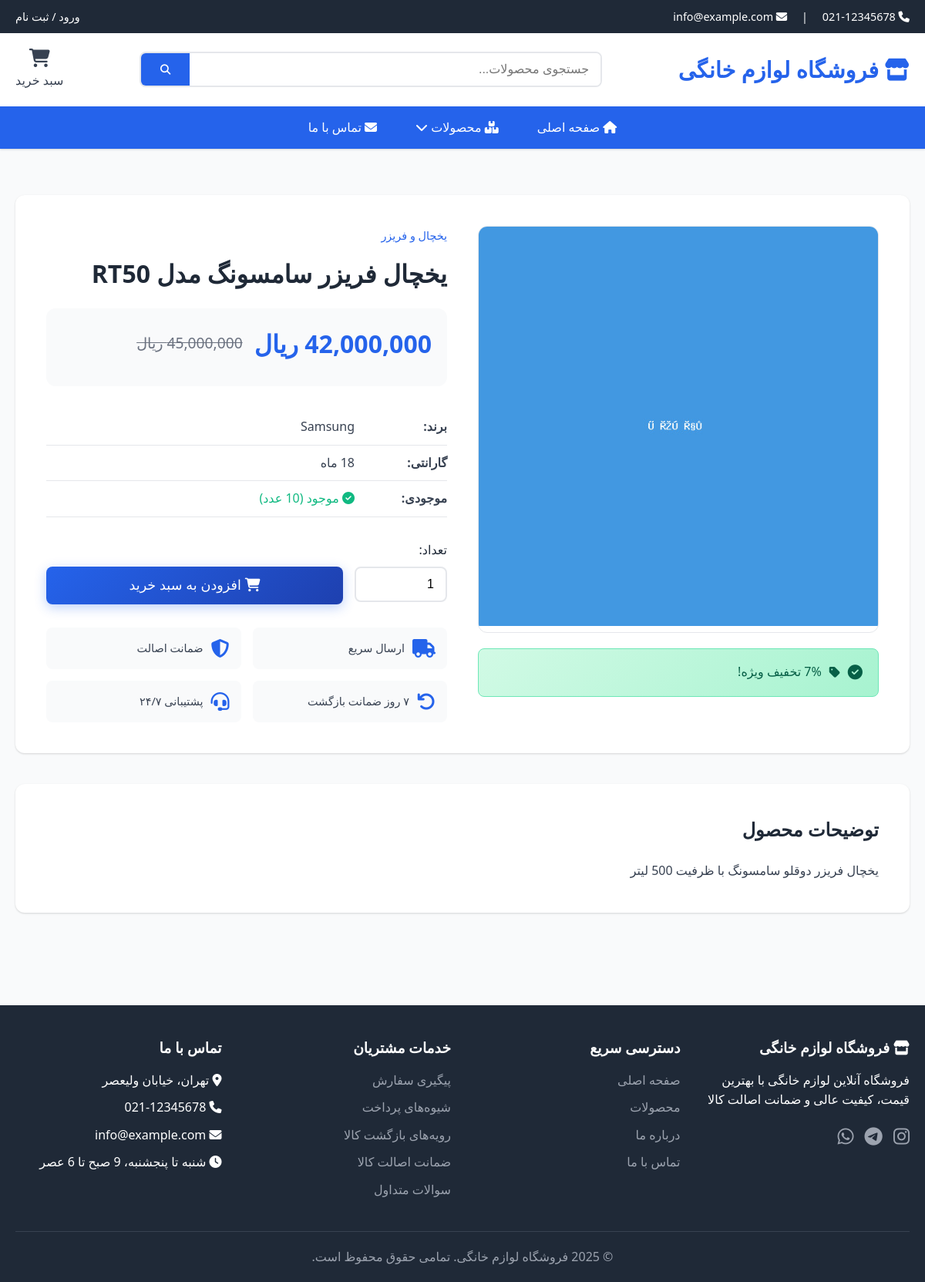
/public/product-detail.php?id=1, run on the app's committed database.
### tables this page shows
CREATE TABLE IF NOT EXISTS products (
    id INT AUTO_INCREMENT PRIMARY KEY,
    category_id INT NOT NULL,
    name VARCHAR(200) NOT NULL,
    description TEXT,
    price DECIMAL(10, 2) NOT NULL,
    discount_price DECIMAL(10, 2) DEFAULT NULL,
    stock INT DEFAULT 0,
    image VARCHAR(255),
    brand VARCHAR(100),
    model VARCHAR(100),
    warranty VARCHAR(100),
    status ENUM('active', 'inactive', 'out_of_stock') DEFAULT 'active',
    featured TINYINT(1) DEFAULT 0,
    created_at TIMESTAMP DEFAULT CURRENT_TIMESTAMP,
    updated_at TIMESTAMP DEFAULT CURRENT_TIMESTAMP ON UPDATE CURRENT_TIMESTAMP,
    FOREIGN KEY (category_id) REFERENCES categories(id) ON DELETE CASCADE,
    INDEX idx_category (category_id),
    INDEX idx_status (status),
    INDEX idx_featured (featured),
    INDEX idx_price (price)
);

CREATE TABLE IF NOT EXISTS categories (
    id INT AUTO_INCREMENT PRIMARY KEY,
    name VARCHAR(100) NOT NULL,
    description TEXT,
    image VARCHAR(255),
    parent_id INT DEFAULT NULL,
    status ENUM('active', 'inactive') DEFAULT 'active',
    created_at TIMESTAMP DEFAULT CURRENT_TIMESTAMP,
    updated_at TIMESTAMP DEFAULT CURRENT_TIMESTAMP ON UPDATE CURRENT_TIMESTAMP,
    FOREIGN KEY (parent_id) REFERENCES categories(id) ON DELETE SET NULL,
    INDEX idx_status (status),
    INDEX idx_parent (parent_id)
);

### includes/db.php (called while the page is built, shortened)
<?php
class Database {
    private static $instance = null;
    private $connection;
    private function __construct() {
        try {
            $this->connection = new mysqli(DB_HOST, DB_USER, DB_PASS, DB_NAME);
            $this->connection->set_charset("utf8mb4");
        } catch (Exception $e) {
            die("Database connection error: " . $e->getMessage());
        }
    }
    public static function getInstance() {
        if (self::$instance === null) {
            self::$instance = new self();
        }
        return self::$instance;
    }
    public function prepare($sql) {
        return $this->connection->prepare($sql);
    }
}
function getDB() {
    return Database::getInstance();
}

### includes/Product.php (called while the page is built, shortened)
<?php
require_once __DIR__ . '/db.php';
require_once __DIR__ . '/functions.php';
class Product {
    private $db;
    public function __construct() {
        $this->db = getDB();
    }
    public function getProductById($id) {
        $stmt = $this->db->prepare("SELECT p.*, c.name as category_name FROM products p LEFT JOIN categories c ON p.category_id = c.id WHERE p.id = ?");
        $stmt->bind_param("i", $id);
        $stmt->execute();
        $result = $stmt->get_result();
        return $result->fetch_assoc();
    }
}

### includes/functions.php (called while the page is built, shortened)
<?php
function isLoggedIn() {
    return isset($_SESSION['user_id']);
}
function formatPrice($price) {
    return number_format($price, 0, '.', ',') . ' ریال';
}
function calculateDiscountPercentage($originalPrice, $discountPrice) {
    return round((($originalPrice - $discountPrice) / $originalPrice) * 100);
}

### public/product-detail.php (the view, shortened to what this page needs)
<?php
require_once __DIR__ . '/../includes/db.php';
require_once __DIR__ . '/../includes/functions.php';
require_once __DIR__ . '/../includes/Product.php';
$productId = isset($_GET['id']) ? intval($_GET['id']) : 0;
$productObj = new Product();
$product = $productObj->getProductById($productId);
require_once 'header.php';
$finalPrice = $product['discount_price'] ?? $product['price'];
$hasDiscount = !empty($product['discount_price']);
?>
<section class="section">
    <div class="container">
        <div style="display: grid; grid-template-columns: 1fr 1fr; gap: 40px; background: white; padding: 40px; border-radius: 12px; box-shadow: var(--shadow);">
            <div>
                <div style="border: 1px solid var(--border-color); border-radius: 12px; overflow: hidden; margin-bottom: 20px;">
                    <?php if ($product['image']): ?>
                        <img src="<?php echo SITE_URL; ?>/uploads/products/<?php echo htmlspecialchars($product['image']); ?>"
                             alt="<?php echo htmlspecialchars($product['name']); ?>"
                             style="width: 100%; height: auto;">
                    <?php else: ?>
                        <img src="<?php echo SITE_URL; ?>/assets/images/no-image.png" alt="بدون تصویر" style="width: 100%; height: auto;">
                    <?php endif; ?>
                </div>
                <?php if ($hasDiscount): ?>
                    <div class="alert alert-success">
                        <i class="fas fa-tag"></i>
                        <?php echo calculateDiscountPercentage($product['price'], $product['discount_price']); ?>% تخفیف ویژه!
                    </div>
                <?php endif; ?>
            </div>
            <div>
                <div style="margin-bottom: 10px;">
                    <a href="<?php echo SITE_URL; ?>/public/products.php?category=<?php echo $product['category_id']; ?>"
                       style="color: var(--primary-color); font-size: 0.9rem;">
                        <?php echo htmlspecialchars($product['category_name']); ?>
                    </a>
                </div>
                <h1 style="font-size: 2rem; margin-bottom: 20px; color: var(--dark-color);">
                    <?php echo htmlspecialchars($product['name']); ?>
                </h1>
                <div style="margin-bottom: 30px; padding: 20px; background: var(--light-color); border-radius: 12px;">
                    <?php if ($hasDiscount): ?>
                        <div style="display: flex; align-items: center; gap: 15px; margin-bottom: 10px;">
                            <span style="font-size: 2rem; font-weight: bold; color: var(--primary-color);">
                                <?php echo formatPrice($finalPrice); ?>
                            </span>
                            <span style="font-size: 1.2rem; color: var(--text-light); text-decoration: line-through;">
                                <?php echo formatPrice($product['price']); ?>
                            </span>
                        </div>
                    <?php else: ?>
                        <div style="font-size: 2rem; font-weight: bold; color: var(--primary-color);">
                            <?php echo formatPrice($finalPrice); ?>
                        </div>
                    <?php endif; ?>
                </div>
                <div style="margin-bottom: 30px;">
                    <?php if ($product['brand']): ?>
                        <div style="display: flex; padding: 10px 0; border-bottom: 1px solid var(--border-color);">
                            <strong style="width: 120px;">برند:</strong>
                            <span><?php echo htmlspecialchars($product['brand']); ?></span>
                        </div>
                    <?php endif; ?>
                    <?php if ($product['warranty']): ?>
                        <div style="display: flex; padding: 10px 0; border-bottom: 1px solid var(--border-color);">
                            <strong style="width: 120px;">گارانتی:</strong>
                            <span><?php echo htmlspecialchars($product['warranty']); ?></span>
                        </div>
                    <?php endif; ?>
                    <div style="display: flex; padding: 10px 0; border-bottom: 1px solid var(--border-color);">
                        <strong style="width: 120px;">موجودی:</strong>
                        <?php if ($product['stock'] > 0): ?>
                            <span style="color: var(--secondary-color);">
                                <i class="fas fa-check-circle"></i> موجود (<?php echo $product['stock']; ?> عدد)
                            </span>
                        <?php else: ?>
                            <span style="color: var(--danger-color);">
                                <i class="fas fa-times-circle"></i> ناموجود
                            </span>
                        <?php endif; ?>
                    </div>
                </div>
                <?php if ($product['stock'] > 0 && (!isLoggedIn() || !isAdmin())): ?>
                    <div style="display: flex; gap: 15px; margin-bottom: 30px;">
                        <div style="flex: 0 0 120px;">
                            <label class="form-label">تعداد:</label>
                            <input type="number" class="form-control qty-input" value="1" min="1" max="<?php echo $product['stock']; ?>" id="product-quantity">
                        </div>
                        <div style="flex: 1;">
                            <button class="btn btn-primary add-to-cart"
                                    data-product-id="<?php echo $product['id']; ?>"
                                    style="width: 100%; font-size: 1.1rem; padding: 14px;"
                                    onclick="this.setAttribute('data-quantity', document.getElementById('product-quantity').value)">
                                <i class="fas fa-shopping-cart"></i> افزودن به سبد خرید
                            </button>
                        </div>
                    </div>
                <?php elseif (isAdmin()): ?>
                    <div class="alert alert-info">
                        <i class="fas fa-info-circle"></i> مدیران امکان خرید محصول را ندارند
                    </div>
                <?php elseif ($product['stock'] <= 0): ?>
                    <div class="alert alert-warning">
                        <i class="fas fa-exclamation-triangle"></i> این محصول در حال حاضر موجود نیست
                    </div>
                <?php endif; ?>
                <div style="display: grid; grid-template-columns: 1fr 1fr; gap: 15px;">
                    <div style="display: flex; align-items: center; gap: 10px; padding: 15px; background: var(--light-color); border-radius: 8px;">
                        <i class="fas fa-truck" style="font-size: 1.5rem; color: var(--primary-color);"></i>
                        <span style="font-size: 0.9rem;">ارسال سریع</span>
                    </div>
                    <div style="display: flex; align-items: center; gap: 10px; padding: 15px; background: var(--light-color); border-radius: 8px;">
                        <i class="fas fa-shield-alt" style="font-size: 1.5rem; color: var(--primary-color);"></i>
                        <span style="font-size: 0.9rem;">ضمانت اصالت</span>
                    </div>
                    <div style="display: flex; align-items: center; gap: 10px; padding: 15px; background: var(--light-color); border-radius: 8px;">
                        <i class="fas fa-undo" style="font-size: 1.5rem; color: var(--primary-color);"></i>
                        <span style="font-size: 0.9rem;">۷ روز ضمانت بازگشت</span>
                    </div>
                    <div style="display: flex; align-items: center; gap: 10px; padding: 15px; background: var(--light-color); border-radius: 8px;">
                        <i class="fas fa-headset" style="font-size: 1.5rem; color: var(--primary-color);"></i>
                        <span style="font-size: 0.9rem;">پشتیبانی ۲۴/۷</span>
                    </div>
                </div>
            </div>
        </div>
        <?php if ($product['description']): ?>
            <div style="margin-top: 40px; background: white; padding: 40px; border-radius: 12px; box-shadow: var(--shadow);">
                <h2 style="margin-bottom: 20px; color: var(--dark-color);">توضیحات محصول</h2>
                <div style="line-height: 1.8; color: var(--text-color);">
                    <?php echo nl2br(htmlspecialchars($product['description'])); ?>
                </div>
            </div>
        <?php endif; ?>
    </div>
</section>
<?php require_once 'footer.php'; ?>

### assets/css/style.css (style rules this page uses)
* { margin: 0; padding: 0; box-sizing: border-box; }
:root { --primary-color: #2563eb; --primary-dark: #1e40af; --secondary-color: #10b981; --danger-color: #ef4444; --warning-color: #f59e0b; --dark-color: #1f2937; --light-color: #f9fafb; --border-color: #e5e7eb; --text-color: #374151; --text-light: #6b7280; --white: #ffffff; --shadow: 0 1px 3px 0 rgba(0, 0, 0, 0.1), 0 1px 2px 0 rgba(0, 0, 0, 0.06); --shadow-md: 0 4px 6px -1px rgba(0, 0, 0, 0.1), 0 2px 4px -1px rgba(0, 0, 0, 0.06); --shadow-lg: 0 10px 15px -3px rgba(0, 0, 0, 0.1), 0 4px 6px -2px rgba(0, 0, 0, 0.05); }
body { font-family: 'Segoe UI', Tahoma, Geneva, Verdana, sans-serif; direction: rtl; text-align: right; line-height: 1.6; color: var(--text-color); background-color: var(--light-color); overflow-x: hidden; }
html { scroll-behavior: smooth; }
a { text-decoration: none; color: inherit; transition: all 0.3s ease; }
img { max-width: 100%; height: auto; transition: transform 0.3s ease; }
.container { max-width: 1200px; margin: 0 auto; padding: 0 20px; }
.btn { display: inline-block; padding: 12px 30px; border-radius: 8px; font-size: 1rem; cursor: pointer; border: none; transition: all 0.3s ease; text-decoration: none; position: relative; overflow: hidden; }
.btn::before { content: ''; position: absolute; top: 50%; left: 50%; width: 0; height: 0; border-radius: 50%; background: rgba(255, 255, 255, 0.3); transform: translate(-50%, -50%); transition: width 0.6s, height 0.6s; }
.btn-primary { background: linear-gradient(135deg, var(--primary-color) 0%, var(--primary-dark) 100%); color: var(--white); box-shadow: 0 4px 15px rgba(37, 99, 235, 0.3); }
.section { padding: 60px 0; }
.form-label { display: block; margin-bottom: 8px; font-weight: 500; color: var(--dark-color); }
.form-control { width: 100%; padding: 12px 15px; border: 2px solid var(--border-color); border-radius: 8px; font-size: 1rem; transition: all 0.3s ease; background: var(--white); }
.alert { padding: 15px 20px; border-radius: 8px; margin-bottom: 20px; animation: fadeIn 0.5s ease-out; display: flex; align-items: center; gap: 10px; }
.alert::before { font-family: 'Font Awesome 6 Free'; font-weight: 900; font-size: 1.2rem; }
.alert-success { background: linear-gradient(135deg, #d1fae5 0%, #a7f3d0 100%); color: #065f46; border: 1px solid #6ee7b7; }
.alert-success::before { content: '\f058'; }

### data on the page
products: image (picture), price+discount_price "7", category.name "یخچال و فریزر", name "یخچال فریزر سامسونگ مدل RT50", discount_price "42,000,000 ریال", price "45,000,000 ریال", brand "Samsung", warranty "18 ماه", description "یخچال فریزر دوقلو سامسونگ با ظرفیت 500 لیتر"

### other printed values
SITE_NAME "فروشگاه لوازم خانگی"
